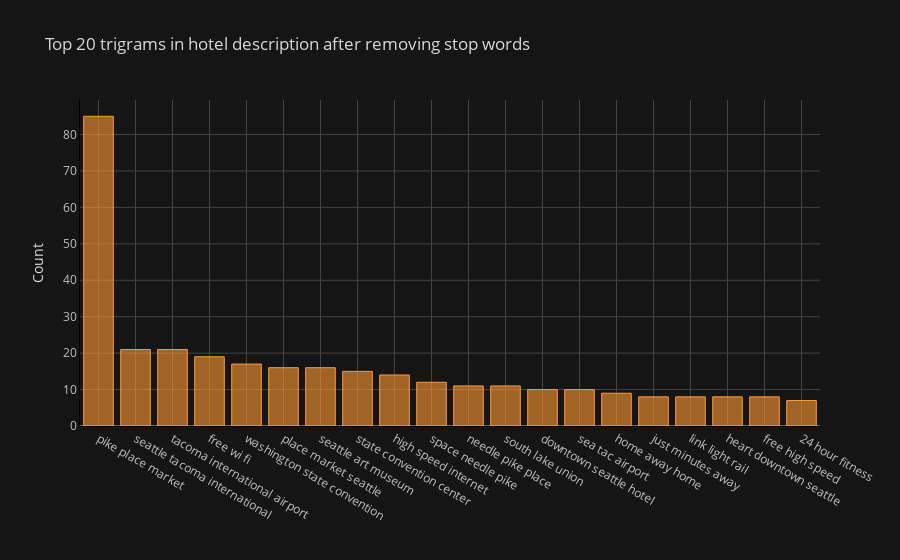

The notebook cell saved with this chart:
### Code cell
def get_top_n_trigram(corpus, n = None):
    vec = CountVectorizer(ngram_range = (3, 3), stop_words='english').fit(corpus)
    bag_of_words = vec.transform(corpus)
    sum_words = bag_of_words.sum(axis = 0) 
    words_freq = [(word, sum_words[0, idx]) for word, idx in vec.vocabulary_.items()]
    words_freq =sorted(words_freq, key = lambda x: x[1], reverse = True)
    return words_freq[:n]
common_words = get_top_n_trigram(df['desc'], 20)
df6 = pd.DataFrame(common_words, columns = ['desc' , 'count'])
df6.groupby('desc').sum()['count'].sort_values(ascending = False).iplot(kind = 'bar', yTitle = 'Count', linecolor = 'black', title = 'Top 20 trigrams in hotel description after removing stop words')

### Figure 1 — Plotly figure (JSON) as saved in the notebook; plotly's stock layout.template omitted (floating-point values rounded to 4 significant figures)
{"data": [{"marker": {"color": "rgba(255, 153, 51, 0.6)", "line": {"color": "rgba(255, 153, 51, 1.0)", "width": 1}}, "name": "count", "orientation": "v", "text": "", "type": "bar", "x": ["pike place market", "seattle tacoma international", "tacoma international airport", "free wi fi", "washington state convention", "place market seattle", "seattle art museum", "state convention center", "high speed internet", "space needle pike", "needle pike place", "south lake union", "downtown seattle hotel", "sea tac airport", "home away home", "just minutes away", "link light rail", "heart downtown seattle", "free high speed", "24 hour fitness"], "y": [85, 21, 21, 19, 17, 16, 16, 15, 14, 12, 11, 11, 10, 10, 9, 8, 8, 8, 8, 7]}], "layout": {"legend": {"bgcolor": "#151516", "font": {"color": "#D9D9D9"}}, "paper_bgcolor": "#151516", "plot_bgcolor": "#151516", "title": {"font": {"color": "#D9D9D9"}, "text": "Top 20 trigrams in hotel description after removing stop words"}, "xaxis": {"gridcolor": "#434343", "linecolor": "black", "showgrid": true, "tickfont": {"color": "#C2C2C2"}, "title": {"font": {"color": "#D9D9D9"}, "text": ""}, "zerolinecolor": "#666570"}, "yaxis": {"gridcolor": "#434343", "linecolor": "black", "showgrid": true, "tickfont": {"color": "#C2C2C2"}, "title": {"font": {"color": "#D9D9D9"}, "text": "Count"}, "zerolinecolor": "#666570"}}}
